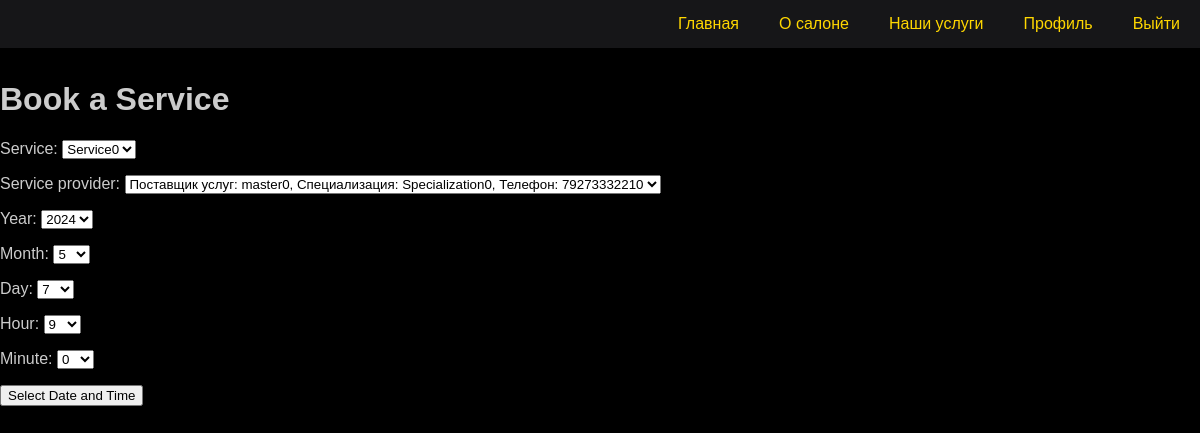
Before: /user_profile/bookings/update/1/ (signed in) with the older database file.
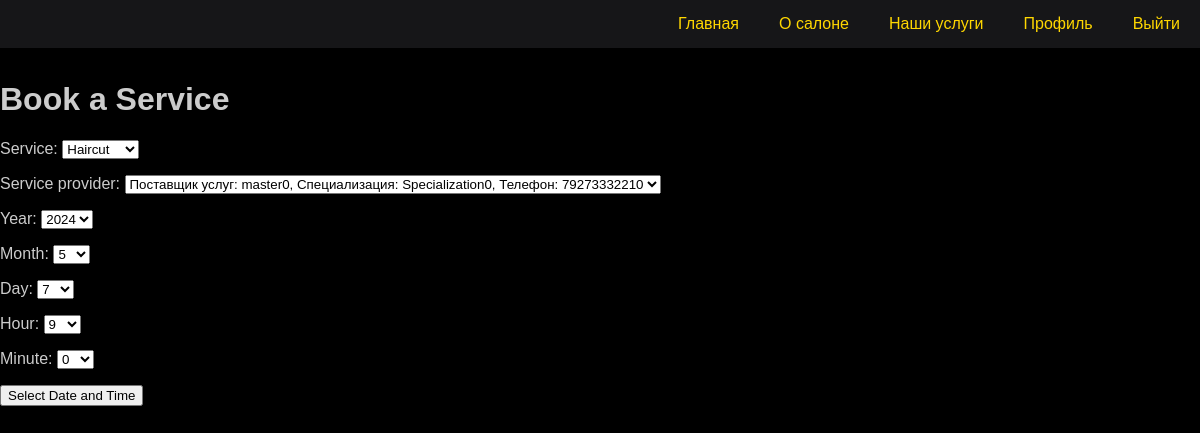
After: the same page with the newer database file.
### booking/models.py (models this page shows, shortened)
class Booking(models.Model):
    customer = models.ForeignKey(Customer, on_delete=models.CASCADE)
    service = models.ForeignKey(Service, on_delete=models.CASCADE)
    service_provider = models.ForeignKey(ServiceProvider, on_delete=models.CASCADE)
    appointment_datetime = models.DateTimeField(default=timezone.now)
    created_at = models.DateTimeField(default=timezone.now)

### booking/views/booking.py (the view)
# urls.py: path('user_profile/bookings/update/<int:pk>/', user_booking_update, name='user_booking_update'),
@login_required
def user_booking_update(request, pk):
    booking = get_object_or_404(Booking, pk=pk)
    if request.method == 'POST':
        form = BookingForm(request.POST, instance=booking)
        if form.is_valid():
            form.save()
            return redirect('booking_list')
    else:
        form = BookingForm(instance=booking)
    return render(request, 'booking_form.html', {'form': form})

### booking/forms.py (shortened to what this page needs)
class BookingForm(forms.ModelForm):
    def __init__(self, *args, **kwargs):
        super(BookingForm, self).__init__(*args, **kwargs)
        now = timezone.now()
        current_year = now.year
        current_month = now.month
        current_day = now.day
        current_hour = now.hour
        self.fields['year'] = forms.ChoiceField(choices=[(i, i) for i in range(current_year, current_year + 2)])
        self.fields['month'] = forms.ChoiceField(choices=[(i, i) for i in range(current_month, 13)])
        self.fields['day'] = forms.ChoiceField(choices=[(i, i) for i in range(current_day, 31)])
        self.fields['hour'] = forms.ChoiceField(choices=[(i, i) for i in range(9, 20)])
        self.fields['minute'] = forms.ChoiceField(choices=[(i, i) for i in range(0, 60, 30)])
    class Meta:
        model = Booking
        fields = ['service', 'service_provider']

### booking/models.py (called while the page is built)
    def __str__(self):
        return f"Поставщик услуг: {self.user.username}, Специализация: {self.specialization}, Телефон: {self.phone}"

    def __str__(self):
        return self.name

### booking/templates/booking_form.html (shortened to what this page needs)
{% extends 'base.html' %}
{% block content %}
<div class="container">
    <h1>Book a Service</h1>
    {% if not provider_form %}
        <form method="post" action="">
            {{ form.as_p }}
            <button type="submit" class="btn btn-primary">Select Date and Time</button>
        </form>
    {% else %}
        <form method="post" action="">
            {% csrf_token %}
            {{ provider_form.as_p }}
            <button type="submit" class="btn btn-primary">Select Provider and Book</button>
        </form>
    {% endif %}
</div>
{% endblock %}

Changed rows visible on the page:
changed Booking "Поставщик услуг: master0, Специализация: Specialization0, Телефон: 79273332210": service "Service0" → "Haircut"
